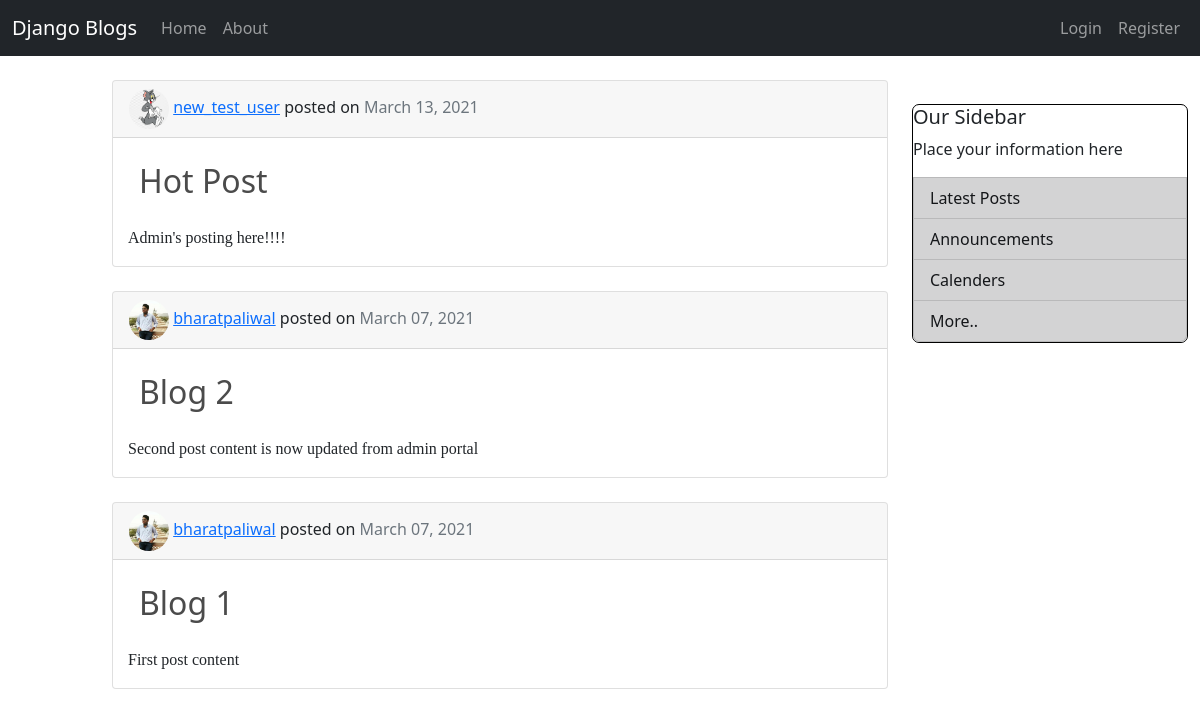
/, run on an earlier commit of the app's database.
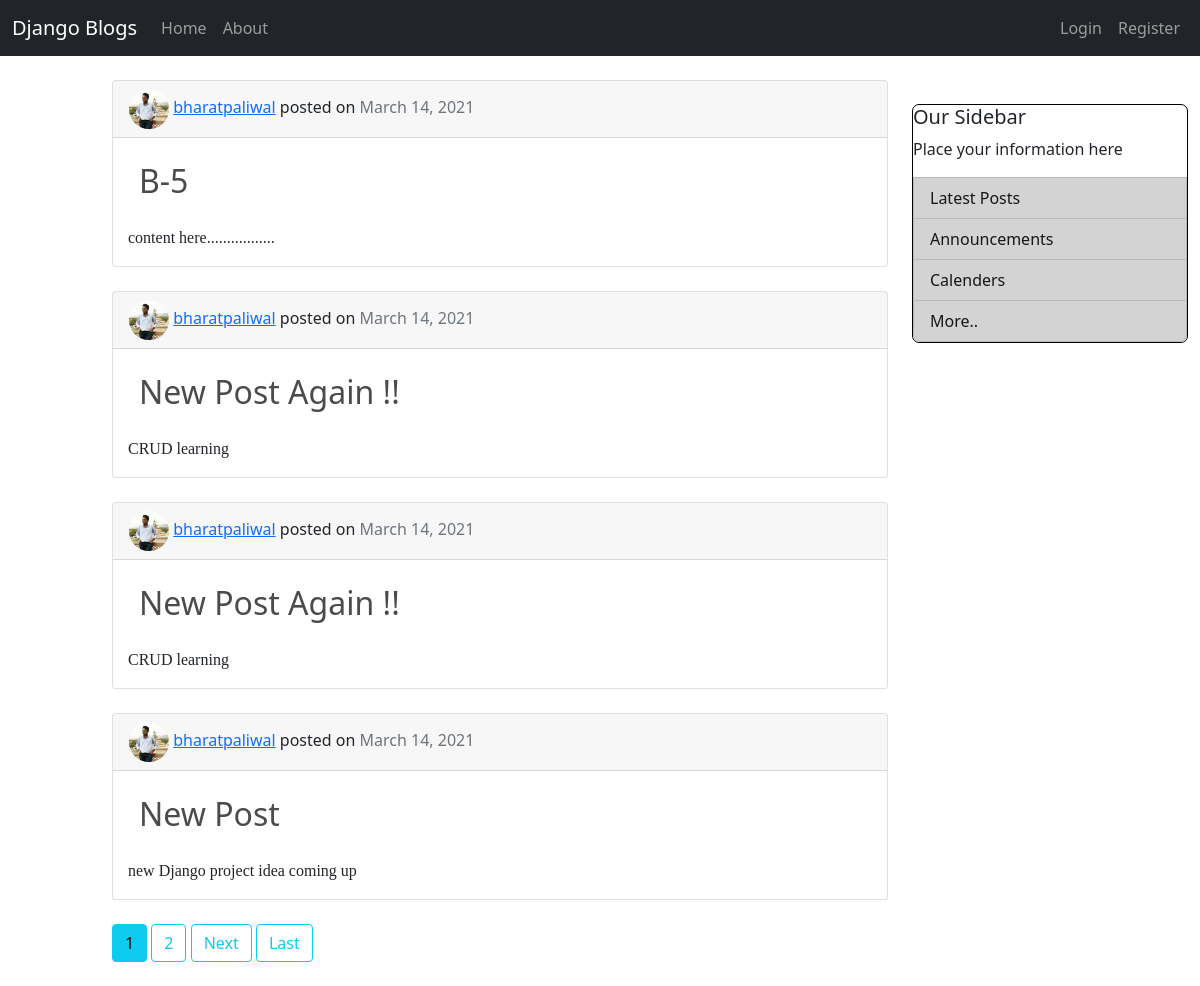
And on a later commit of the database.
### blog/models.py (models this page shows, shortened)
class Post(models.Model):
  title = models.CharField(max_length=100)
  content = models.TextField()
  date_posted = models.DateTimeField(default=timezone.now)
  author = models.ForeignKey(User,on_delete=models.CASCADE)

### users/models.py (models this page shows, shortened)
class Profile(models.Model):
  user = models.OneToOneField(User,on_delete=models.CASCADE)
  image = models.ImageField(default='default.png',upload_to='profile_pics')

### blog/views.py (the view)
# urls.py: path("",PostListView.as_view(),name="blog_home"),
class PostListView(ListView):
  model = Post
  template_name = 'blog/home.html'
  context_object_name = 'posts'
  ordering = ['-date_posted']
  paginate_by = 4

### blog/templates/blog/home.html (shortened to what this page needs)
{% extends "blog/base.html" %}
  {% block content %}
    {% for post in posts %}
        <div class='card mt-4 mb-4'>
          <p class="card-header">
              <img src="{{post.author.profile.image.url}}" alt="{{post.author.name}}" class="prof-image">
            <span class="strong text-primary">
              <a class="mr-2" href="{% url 'user-posts' post.author.username %}">{{ post.author }}</a>
            </span>
            posted on  <span class="text-muted" > {{ post.date_posted|date:"F d, Y"}} </span>
          </p>
          <h1 class="card-body">
              <span class="bold fs-2"> <a href="{% url 'Post_details' post.id %}" class='blog-head'>{{ post.title }} </a> </span>
          </h1>
          <p style="font-family:'Times New Roman', Times, serif; padding-left: 15px;">{{post.content}}</p>
        </div>
    {% endfor %}
    {% if is_paginated %}
      {% for num in page_obj.paginator.page_range %}
        {% if page_obj.number == num %}
          <a class="btn btn-info mb-4" href="?page={{ num }}">{{ num }}</a>
        {% elif num > page_obj.number|add:'-3' and num < page_obj.number|add:'3' %}
          <a class="btn btn-outline-info mb-4" href="?page={{ num }}">{{ num }}</a>
        {% endif %}
      {% endfor %}
      {% if page_obj.has_next %}
        <a class="btn btn-outline-info mb-4" href="?page={{ page_obj.next_page_number }}">Next</a>
        <a class="btn btn-outline-info mb-4" href="?page={{ page_obj.paginator.num_pages }}">Last</a>
      {% endif %}
    {% endif %}
  {% endblock content %}

What changed in the data, as far as the page shows it:
no longer on this page (row unchanged): Post: author.profile.image (placeholder picture), author "new_test_user", date_posted "March 13, 2021", title "Hot Post", content "Admin's posting here!!!!"
no longer on this page (row unchanged): Post: author.profile.image (picture), author "bharatpaliwal", date_posted "March 07, 2021", title "Blog 2", content "Second post content is now updated from admin portal"
no longer on this page (row unchanged): Post: author.profile.image (picture), author "bharatpaliwal", date_posted "March 07, 2021", title "Blog 1", content "First post content"
added Post: author.profile.image (picture), author "bharatpaliwal", date_posted "March 14, 2021", title "B-5", content "content here................."
added Post: author.profile.image (picture), author "bharatpaliwal", date_posted "March 14, 2021", title "New Post Again !!", content "CRUD learning"
added Post: author.profile.image (picture), author "bharatpaliwal", date_posted "March 14, 2021", title "New Post Again !!", content "CRUD learning"
added Post: author.profile.image (picture), author "bharatpaliwal", date_posted "March 14, 2021", title "New Post", content "new Django project idea coming up"
Also different on the page:
new list line: "1"
new list line: "2"
text now shown: "Next Last"
